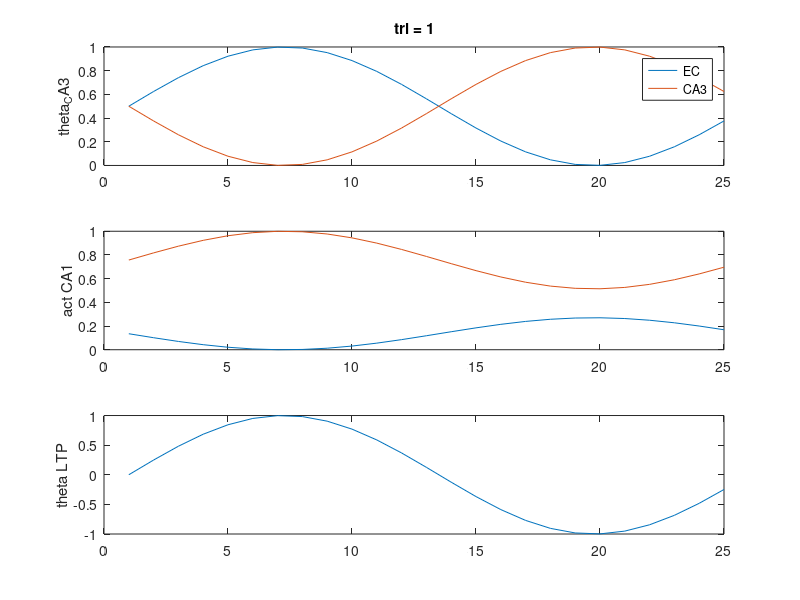
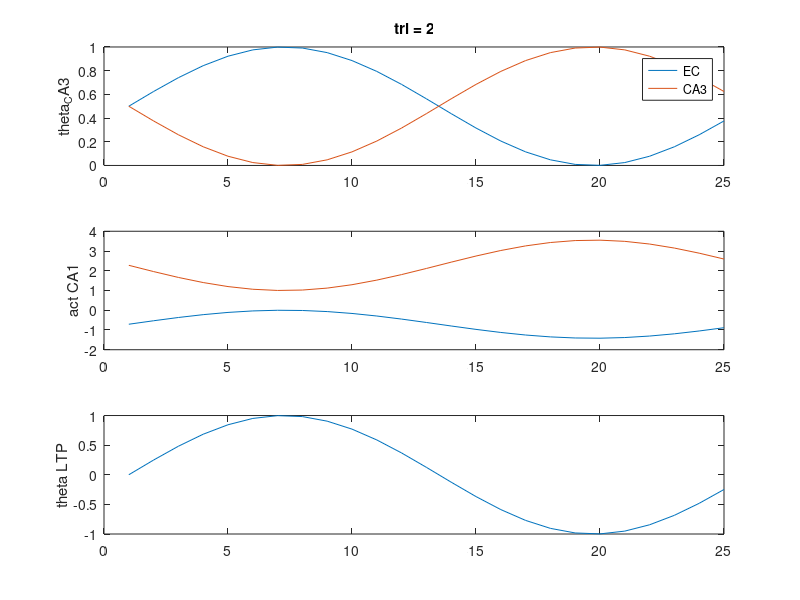
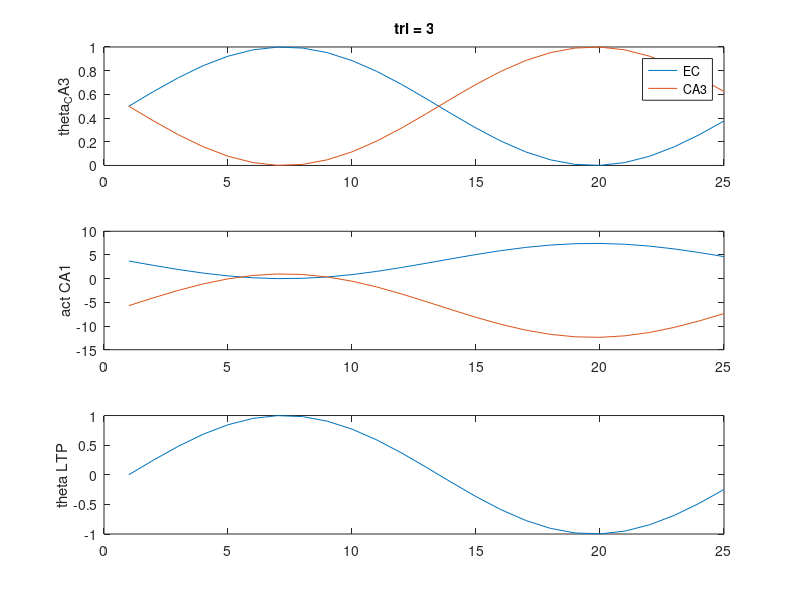
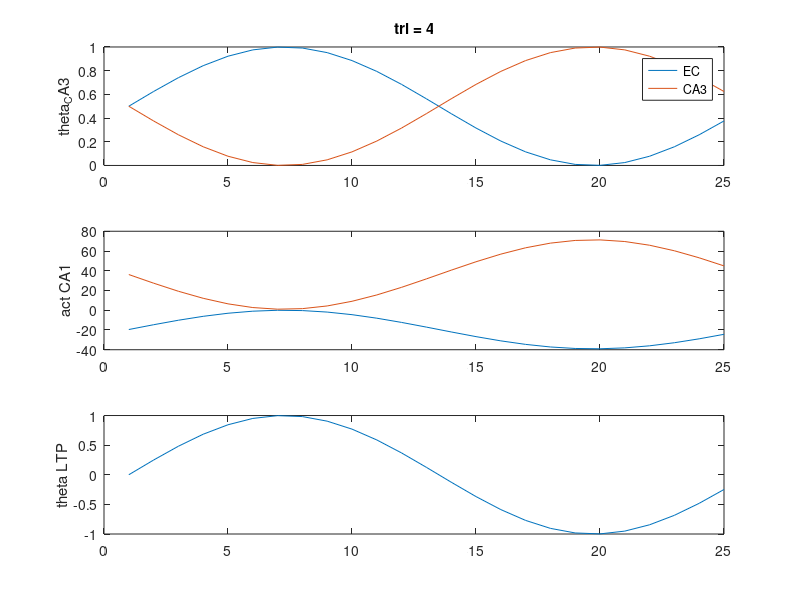

MATLAB code to generate these figures, in order:
function [] = hasselmo2002_Task_firstPass()

% hasselmo_2002 theta model
% runtime parameters
X = 1; 
% [0 to 1] smaller means theta has less effect on functional strength
% paper is vague about whether different values are used for the different
% layers (CA3 vs EC), for now we'll assume that it is a single fixed
% parameter.

% params
nTSteps = 25;
nCA1cells = 2;
nCA3cells = 2;
nECcells = 2;

dt = 0.005; % 5 ms
thF = 8; % 8 Hz
stepsPerCycle = ceil(((1/thF)/dt));
phaseStep = (2*pi)/stepsPerCycle; % numnber of radians to increment theta phase by for each time steps
nTrls = 5;


% allocate arrays
a_CA1 = nan(nCA1cells,nTSteps);
a_CA3 = nan(nCA3cells,nTrls); 
a_EC  = nan(nECcells, nTrls);
w_CA3 = rand(nCA1cells, nCA3cells);
w_EC  = eye(nCA1cells, nECcells); % identity matrix p.801

phase_EC = nan(nTSteps,1);   theta_EC = nan(nTSteps,1);
phase_CA3 = nan(nTSteps,1);  theta_CA3 = nan(nTSteps,1);
phase_LTP = nan(nTSteps,1);  theta_LTP = nan(nTSteps,1);

stage = 1;

for trl = 1:nTrls
  % initialize first timestep
  % NOTE: THESE NEED TO BE SET FOR EACH PHASE OF THE TASK, TRL
 
  t = 1;
  a_CA3(:,1) = [0; 1]; % rand(nCA3cells,1) > .5;
  a_EC(:,1)  = [0; 1]; % rand(nECcells, 1) > .5;
  
  phase_EC(1)  = 0;    theta_EC(1)  = (X/2) * sin(phase_EC(1))  + (1-(X/2));
  phase_CA3(1) = pi;   theta_CA3(1) = (X/2) * sin(phase_CA3(1)) + (1-(X/2));
  phase_LTP(1) = 0;    theta_LTP(1) = sin(phase_LTP(1));
  
  a_CA1(:,1) = ((theta_EC(1) .* w_EC) * a_EC(:,stage)) + ((theta_CA3(1) .* w_CA3) * a_CA3(:,1)); % eq 2.4 p.799
  
  tempXprod(:,:,1) = (theta_LTP(1) .* a_CA1(:,1)) * a_CA3(:,stage)';
  % run one theta cycle
  for t = 2:stepsPerCycle
    
    % phasic input
    phase_EC(t)  = phase_EC(t-1)  + phaseStep;  theta_EC(t)  = (X/2) * sin(phase_EC(t))  + (1-(X/2));  % eq 2.2 p.799
    phase_CA3(t) = phase_CA3(t-1) + phaseStep;  theta_CA3(t) = (X/2) * sin(phase_CA3(t)) + (1-(X/2));  % eq 2.3 p.799
    phase_LTP(t) = phase_LTP(t-1) + phaseStep;  theta_LTP(t) = sin(phase_LTP(t));                      % eq 2.5 p.799
    
    
    %a_CA1 = w_EC .* a_EC + w_CA3 .* a_CA3; % eq 2.1
    a_CA1(:,t) = ((theta_EC(t) .* w_EC) * a_EC(:,stage)) + ((theta_CA3(t) .* w_CA3) * a_CA3(:,stage)); % eq 2.4 p.799
    
    tempXprod(:,:,t) = (theta_LTP(t) .* a_CA1(:,t)) * a_CA3(:,stage)';
  end
  
  % compute weight updates after each theta cycle
  dw_CA3(:,:) = sum(tempXprod,3);
  
  %(repmat(theta_LTP,nCA1cells,1) .* a_CA1) * repmat(a_CA3(:,trl),1,stepsPerCycle)'); % eq. 2.6 p.801
  
  fprintf('Trial %i\n',stage);
  if any(isnan(dw_CA3)), keyboard, end
  w_CA3, dw_CA3
  w_CA3 = w_CA3 + dw_CA3;
  w_CA3
  
  if 1
    figure;
    subplot(3,1,1);
    plot(theta_EC)
    hold on; plot(theta_CA3)
    ylabel('theta_CA3');
    legend('EC','CA3'); ylim([0 1]);
    title(['trl = ', num2str(trl)]);
    
    subplot(3,1,2);
    plot(a_CA1');
    ylabel('act CA1');
    
    subplot(3,1,3);
    plot(theta_LTP)
    ylabel('theta LTP');
    pause
  end
end

% 
% 
% %% Task
% 
% %  n trials
% w_CA3() = K * a_EC() * a_CA3(); %NEEDS ATTN< ALSO DEFINE K eq 2.8 p.803
% 
% % e trials
% w_CA3() = w_CA3() + sum(); % eq. 2.9 p.803
% 
% % c trials
%  % eq. 2.10 p. 803-4
% 
% % r choice
% a_CA1() = ; % eq. 2.11 p.804
% 

%% plotting
keyboard



figure; 
subplot(3,1,1);
plot(theta_EC)
hold on; plot(theta_CA3)
legend('EC','CA3'); ylim([0 1]);

subplot(3,1,2);
plot(a_CA1');

subplot(3,1,3);
plot(theta_LTP)
